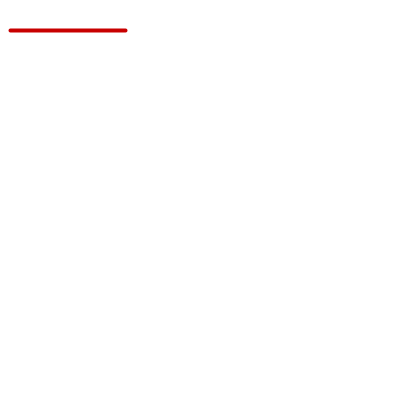
Frame 1 (no input)
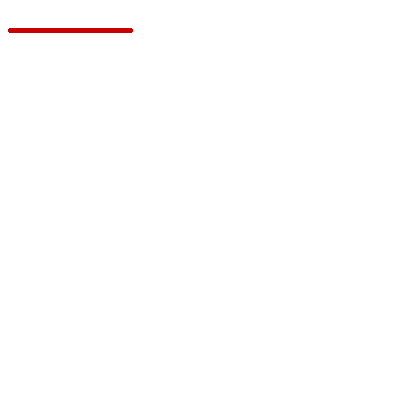
Frame 60 (the mouse pressed at the canvas centre just before this capture)
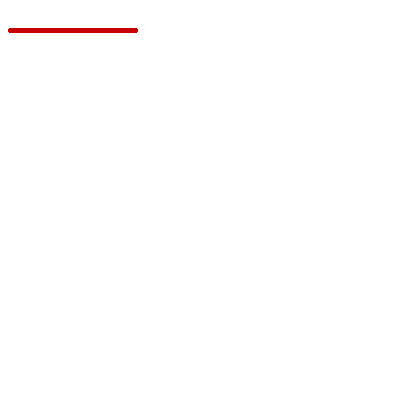
Frame 120 (the mouse held since frame 60 and released just before this capture)

The Processing sketch that drew these frames (run headless with seeded random() and noise(); from frame 60 on, the mouse is pressed at the canvas centre):

// Processing sketch: CONTOHPERCOBAAN_2
// ── CONTOHPERCOBAAN_2.pde
void setup()
{ size (400,400); //Layar output
  background (255); //Warna layar putih
}

void draw()
{ int d;
  d = second();
  strokeWeight(4);
  stroke(200,0,0);
  line(10,30,10+5*d,30); //Garis merah bergerak ke kanan
}
